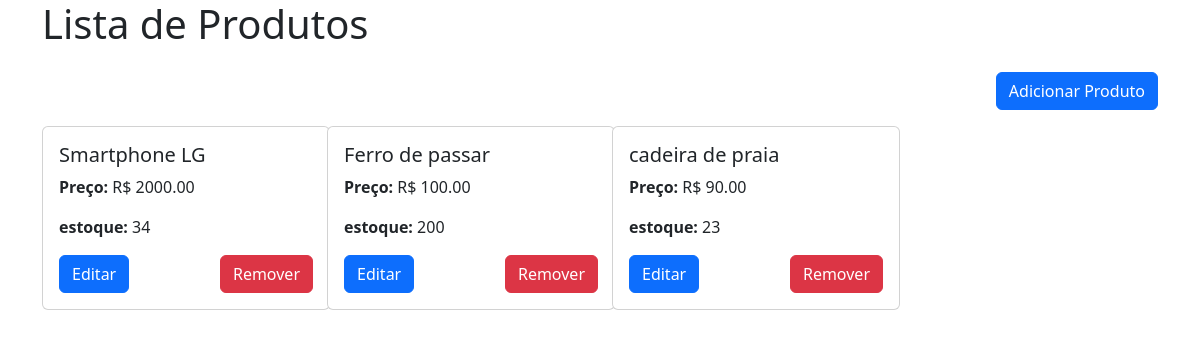
The page /produtos/ on the database as committed earlier.
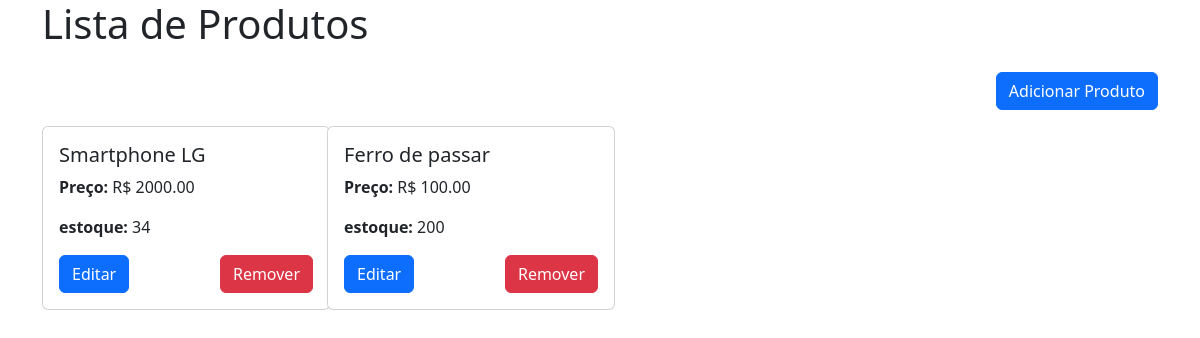
The same page on the database as committed later.
### produtos/models.py (models this page shows, shortened)
class Produto(models.Model):
    nome = models.CharField(max_length=100)
    preco = models.DecimalField(max_digits=10, decimal_places=2)
    estoque = models.IntegerField()

### produtos/views.py (the view)
# urls.py: 2. Add a URL to urlpatterns:  path('', views.home, name='home')
def home(request):
    produtos = Produto.objects.all()
    return render(request, 'index.html', { 'produtos': produtos })

### produtos/templates/index.html
{% extends 'base.html' %}
{% block content %}
  <div class="container">
    <h1>Lista de Produtos </h1>
    <div class="py-3 d-flex justify-content-end">
      <a href="{% url 'add' %}" class="btn btn-primary">Adicionar Produto</a>
    </div>
    <div class="row">
      {% for produto in produtos %}
      <div class="col-3">
        <div class="card" style="width: 18rem;">
          <div class="card-body">
            <h5 class="card-title">{{ produto.nome }}</h5>
            <p class="card-text">
              <b>Preço: </b> R$ {{ produto.preco }}
            </p>
            <p class="card-text">
              <b>estoque: </b> {{ produto.estoque }}
            </p>
            <div class="d-flex justify-content-between">
              <a href="{% url 'edit' produto.id %}" class="btn btn-primary">Editar</a>
              <a href="{% url 'delete' produto.id %}" class="btn btn-danger">Remover</a>
            </div>
          </div>
        </div>
      </div>
      {% endfor %}
  </div>
{% endblock %}

Rows that differ between the two databases and show on the page:
removed Produto: nome "cadeira de praia", preco "90.00", estoque "23"
